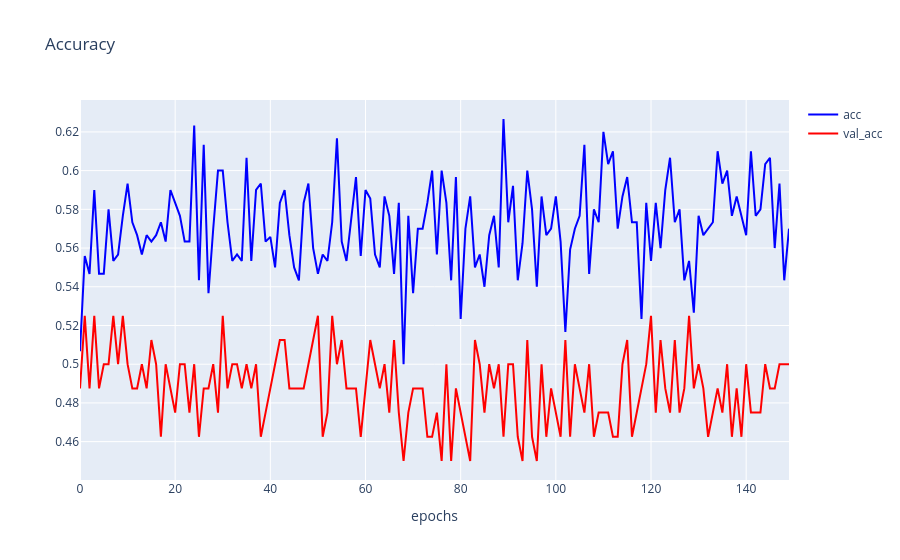

Source (notebook cell):
### Code cell
h1 = go.Scatter(y = his.history['accuracy'] , 
                    mode = "lines" , 
                    line=dict(
                        width = 2 ,
                        color = 'blue') ,
                        name = "acc"
                   )

h2 = go.Scatter(y = his.history['val_accuracy'] , 
                    mode = "lines" , 
                    line = dict(
                        width = 2 ,
                        color = 'red') ,
                        name = "val_acc"
                   )

data = [h1 , h2]
layout1 = go.Layout(title = 'Accuracy' ,
                   xaxis = dict(title = 'epochs') ,
                   yaxis = dict(title = ''))
fig1 = go.Figure(data = data , layout = layout1)
plotly.offline.iplot(fig1)

### Figure 1 — Plotly figure (JSON) as saved in the notebook; plotly's stock layout.template omitted (floating-point values rounded to 4 significant figures; data arrays with more than 128 entries replaced by an {"elided": "..."} marker saying what was removed)
{"data": [{"line": {"color": "blue", "width": 2}, "mode": "lines", "name": "acc", "type": "scatter", "y": {"elided": "150 float values"}}, {"line": {"color": "red", "width": 2}, "mode": "lines", "name": "val_acc", "type": "scatter", "y": {"elided": "150 float values"}}], "layout": {"title": {"text": "Accuracy"}, "xaxis": {"title": {"text": "epochs"}}, "yaxis": {"title": {"text": ""}}}}
